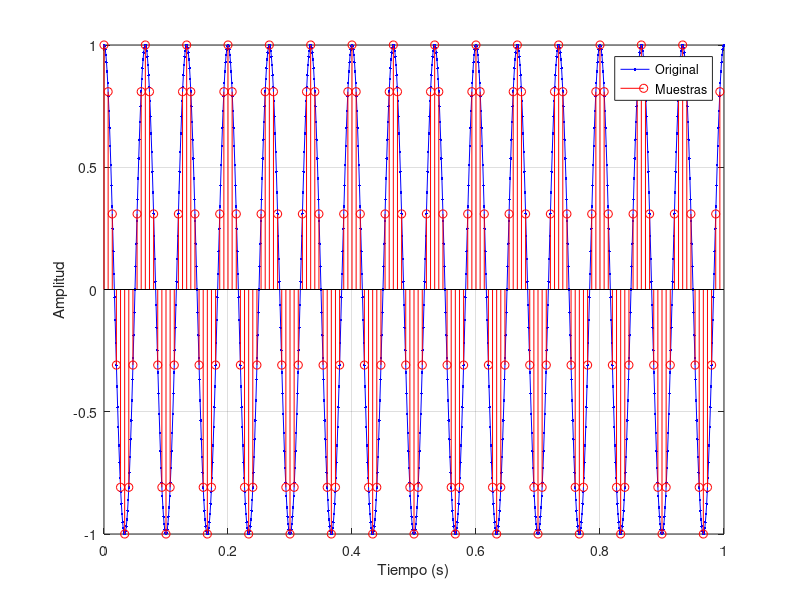
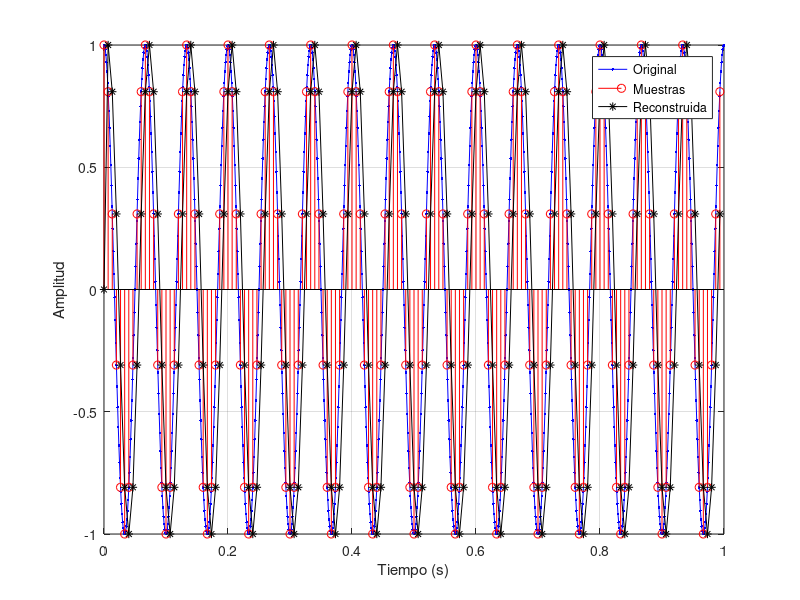

These charts were generated, in order, by the following MATLAB code:
% Ejercicio 4: Reconstrucción práctica con interpolación lineal con retardo

% Parámetros de la señal original
f = 15; % Frecuencia de la señal analógica (en Hz)
fs = 10*f; % Frecuencia de muestreo (puedes probar con diferentes valores de fs)
Ts = 1/fs; % Periodo de muestreo
T = 1; % Duración de la señal (en segundos)
t = [0:0.001:T]; % Vector de tiempo para la señal original (alta resolución)
x = cos(2*pi*f*t); % Señal coseno analógica original

% Señal muestreada
N = fs*T; % Número de muestras
n = 0:N-1; % Índices de las muestras
xn = cos(2*pi*f*n*Ts); % Señal muestreada

% Gráfico original y muestreo
figure(1);
plot(t, x, 'b.-'); hold on; % Señal original
stem(n*Ts, xn, 'ro'); % Muestras discretas
xlabel('Tiempo (s)');
ylabel('Amplitud');
legend('Original', 'Muestras');
grid on;

% Reconstrucción con interpolación lineal con retardo
xr = [0 xn]; % Añadir un valor de retardo al principio

% Graficar la señal reconstruida
figure(2);
plot(t, x, 'b.-'); hold on; % Señal original
stem(n*Ts, xn, 'ro'); % Muestras discretas
plot(n*Ts, xr(1:end-1), 'k*-'); % Señal reconstruida con interpolación lineal
legend('Original', 'Muestras', 'Reconstruida');
xlabel('Tiempo (s)');
ylabel('Amplitud');
grid on;
